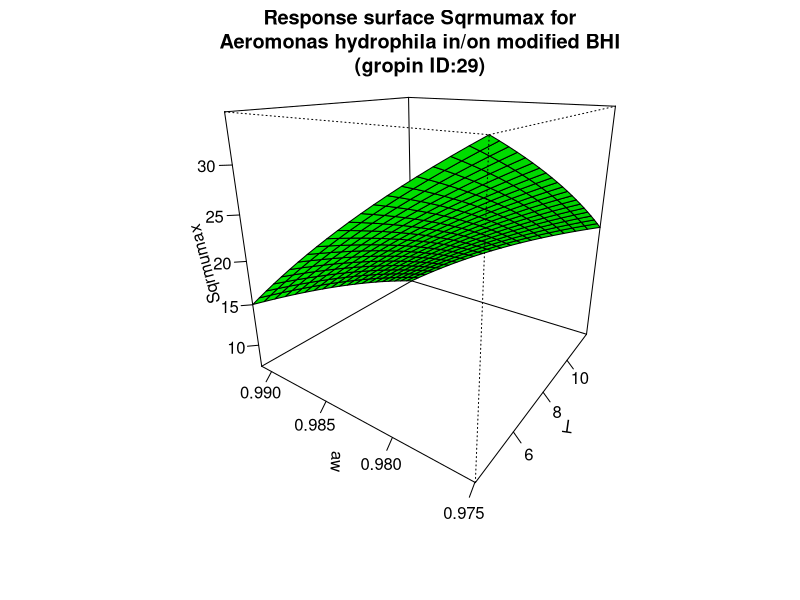

Here is the R script that generated this plot:
#############################
# start of Parameter script
#############################
T <- seq(4.004,11.988011988012,length.out=21)
aw <- seq(0.974974,0.991008991008991,length.out=21)
#############################
# end of Parameter script
#############################
############################# 
# start of Model script Gropin ID 29 
#############################
 
# constant coefficients for this model
Il <- -15000
I1 <- -44.7
I3 <- 32000
I4 <- -0.048
I6 <- -17000
I8 <- 44.9
 
variables <- data.frame(T,aw)
argumentsPar <- expand.grid(variables)
 
# heart of the model
response_surface <- function(T,aw) {
   mumax <-(Il+(I1*T)+(I3*aw)+(I4*(T^2))+(I6*(aw^2))+(I8*T*aw))

return(mumax=mumax)
} 

# output parameters
responseSurface <- cbind(argumentsPar,response_surface(argumentsPar['T'],argumentsPar['aw']))
colnames(responseSurface) <- c(colnames(argumentsPar),'Sqrmumax')
#############################
# End of Model script
#############################
############################# 
# start of Visualisation script Gropin ID 29 
#############################
persp(T,aw,matrix(unlist(responseSurface$'Sqrmumax'),nrow=21),col = 'green',xlab='T',ylab='aw',zlab='Sqrmumax',main='Response surface Sqrmumax for
Aeromonas hydrophila in/on modified BHI
(gropin ID:29)',theta=305,phi=20,shade=0.25,ticktype = 'detailed')
#############################
# End of Visualisation script
#############################
